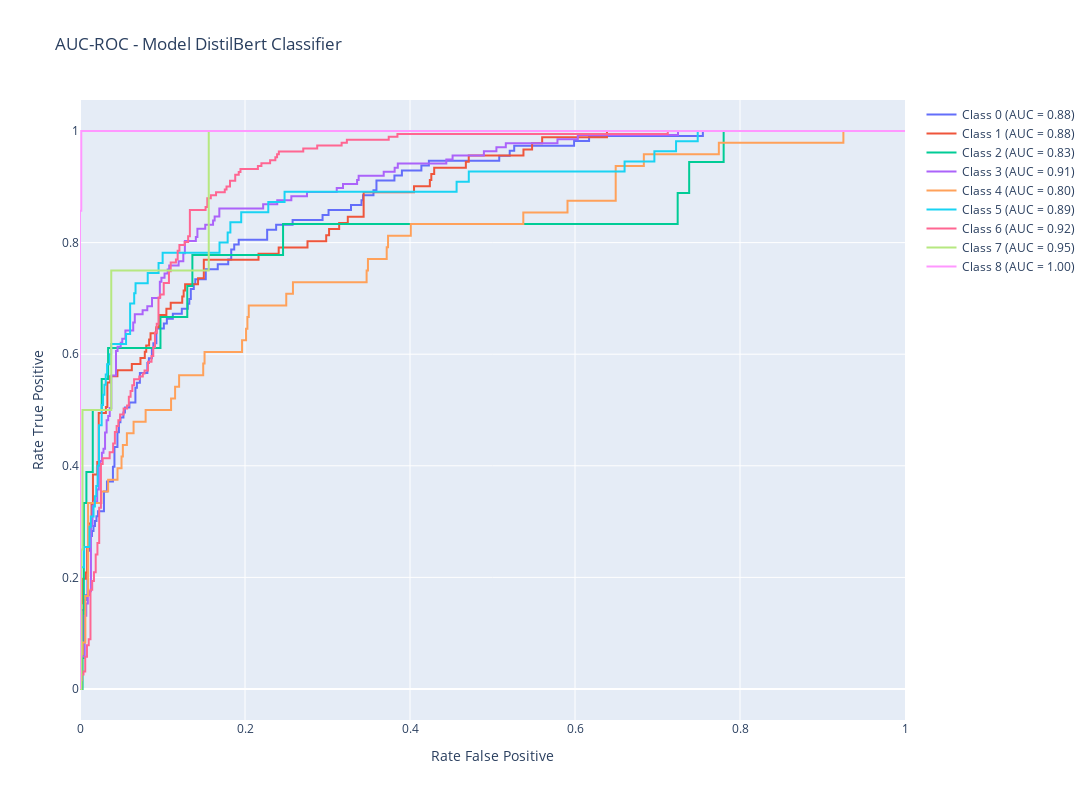

Source (notebook cell):
### Markdown cell above
### AUC-ROC

### Code cell
plot_auc_roc(y_test_distil, y_pred_distil, 'AUC-ROC - Model DistilBert Classifier')
